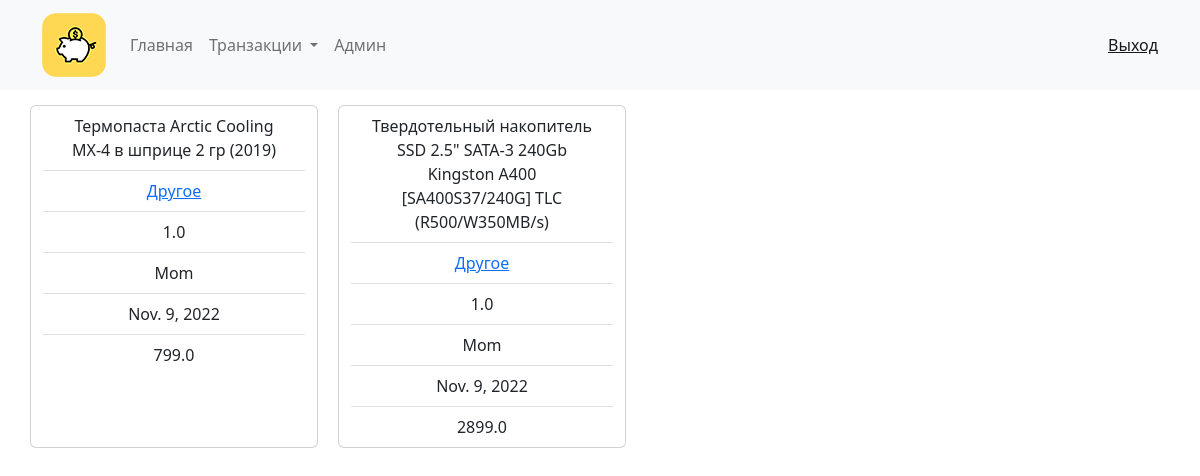
Page /view_check/ (signed in) on the committed database.
### kursach/models.py (models this page shows, shortened)
class Check_data(models.Model):
    check_name = models.CharField(max_length=80)
    check_count = models.FloatField()
    check_price = models.FloatField()
    check_category_id = models.ForeignKey(Categories, on_delete=models.CASCADE, default=1)
    check_transaction_date = models.DateField(default=datetime.date.today())
    check_user_id = models.ForeignKey(User, on_delete=models.CASCADE, default=1)
    class Meta:
        verbose_name = "Данные"

class Categories(models.Model):
    category_name = models.CharField(max_length=80, verbose_name='Название категории')
    category_user_id = models.ForeignKey(User, on_delete=models.CASCADE, default=1)
    def __str__(self):
        return self.category_name

### kursach/views.py (the view)
# urls.py: path('view_check/', ViewCheck.as_view(), name='view_check'),
class ViewCheck(ListView):
    model = Check_data
    def get_queryset(self):
        return Check_data.objects.filter(check_user_id=self.request.user.id)

### kursach/templates/kursach/check_data_list.html
{% extends 'kursach/base.html' %}
{% load filterForDict %}
{% block content %}
    <div class="container text-center">
        <div class="row">
            {% for item in object_list %}
                {% if item.check_user_id == user %}
                    <div class="card" style="width: 18rem; margin: 15px 20px 0 0;">
                      <ul class="list-group list-group-flush">
                        <li class="list-group-item">{{ item.check_name }}</li>
                        <li class="list-group-item"><a href="#">{{ item.check_category_id }}</a></li>
                        <li class="list-group-item">{{ item.check_count }}</li>
                          <li class="list-group-item">{{ item.check_user_id.username }}</li>
                        <li class="list-group-item">{{ item.check_transaction_date }}</li>
                        <li class="list-group-item">{{ item.check_price }}</li>
                      </ul>
                    </div>
                {% endif %}
            {% endfor %}
        </div>
    </div>
{% endblock  %}

### rows in the picture
Check_data: check_name "Термопаста Arctic Cooling MX-4 в шприце 2 гр (2019)", check_category_id "Другое", check_count "1.0", check_user_id.username "Mom", check_transaction_date "Nov. 9, 2022", check_price "799.0"
Check_data: check_name "Твердотельный накопитель SSD 2.5\" SATA-3 240Gb Kingston A400 [SA400S37/240G] TLC (R500/W350MB/s)", check_category_id "Другое", check_count "1.0", check_user_id.username "Mom", check_transaction_date "Nov. 9, 2022", check_price "2899.0"
